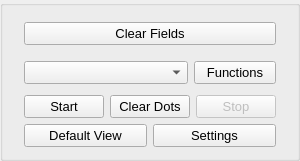
           <widget class="QGroupBox" name="verticalGroupBox_2">
            <layout class="QVBoxLayout" name="appWorkControlsVerticalLayout">
             <item>
              <layout class="QHBoxLayout" name="clearFieldsHorizontalLayout">
               <property name="leftMargin">
                <number>10</number>
               </property>
               <property name="topMargin">
                <number>5</number>
               </property>
               <property name="rightMargin">
                <number>10</number>
               </property>
               <property name="bottomMargin">
                <number>5</number>
               </property>
               <item>
                <widget class="QPushButton" name="clearFieldsButton">
                 <property name="font">
                  <font>
                   <pointsize>10</pointsize>
                  </font>
                 </property>
                 <property name="text">
                  <string>Clear Fields</string>
                 </property>
                </widget>
               </item>
              </layout>
             </item>
             <item>
              <layout class="QHBoxLayout" name="functionManagerHorizontalLayout" stretch="2,1">
               <property name="leftMargin">
                <number>10</number>
               </property>
               <property name="topMargin">
                <number>5</number>
               </property>
               <property name="rightMargin">
                <number>10</number>
               </property>
               <property name="bottomMargin">
                <number>5</number>
               </property>
               <item>
                <widget class="QComboBox" name="selectFunctionComboBox">
                 <property name="font">
                  <font>
                   <pointsize>10</pointsize>
                  </font>
                 </property>
                </widget>
               </item>
               <item>
                <widget class="QPushButton" name="functionManagerButton">
                 <property name="sizePolicy">
                  <sizepolicy hsizetype="Preferred" vsizetype="Fixed">
                   <horstretch>0</horstretch>
                   <verstretch>0</verstretch>
                  </sizepolicy>
                 </property>
                 <property name="font">
                  <font>
                   <pointsize>10</pointsize>
                  </font>
                 </property>
                 <property name="text">
                  <string>Functions</string>
                 </property>
                 <property name="icon">
                  <iconset>
                   <normaloff>../images/open_function_manager.png</normaloff>../images/open_function_manager.png</iconset>
                 </property>
                </widget>
               </item>
              </layout>
             </item>
             <item>
              <layout class="QHBoxLayout" name="startStopHorizontalLayout">
               <property name="leftMargin">
                <number>10</number>
               </property>
               <property name="topMargin">
                <number>0</number>
               </property>
               <property name="rightMargin">
                <number>10</number>
               </property>
               <property name="bottomMargin">
                <number>0</number>
               </property>
               <item>
                <widget class="QPushButton" name="startButton">
                 <property name="sizePolicy">
                  <sizepolicy hsizetype="Minimum" vsizetype="Minimum">
                   <horstretch>0</horstretch>
                   <verstretch>0</verstretch>
                  </sizepolicy>
                 </property>
                 <property name="font">
                  <font>
                   <pointsize>10</pointsize>
                  </font>
                 </property>
                 <property name="text">
                  <string>Start</string>
                 </property>
                </widget>
               </item>
               <item>
                <widget class="QPushButton" name="clearDotsButton">
                 <property name="sizePolicy">
                  <sizepolicy hsizetype="Minimum" vsizetype="Minimum">
                   <horstretch>0</horstretch>
                   <verstretch>0</verstretch>
                  </sizepolicy>
                 </property>
                 <property name="font">
                  <font>
                   <pointsize>10</pointsize>
                  </font>
                 </property>
                 <property name="text">
                  <string>Clear Dots</string>
                 </property>
                </widget>
               </item>
               <item>
                <widget class="QPushButton" name="stopButton">
                 <property name="enabled">
                  <bool>false</bool>
                 </property>
                 <property name="sizePolicy">
                  <sizepolicy hsizetype="Minimum" vsizetype="Minimum">
                   <horstretch>0</horstretch>
                   <verstretch>0</verstretch>
                  </sizepolicy>
                 </property>
                 <property name="font">
                  <font>
                   <pointsize>10</pointsize>
                  </font>
                 </property>
                 <property name="text">
                  <string>Stop</string>
                 </property>
                </widget>
               </item>
              </layout>
             </item>
             <item>
              <layout class="QHBoxLayout" name="settingsHorizontalLayout" stretch="1,1">
               <property name="leftMargin">
                <number>10</number>
               </property>
               <property name="topMargin">
                <number>0</number>
               </property>
               <property name="rightMargin">
                <number>10</number>
               </property>
               <property name="bottomMargin">
                <number>0</number>
               </property>
               <item>
                <widget class="QPushButton" name="returnButton">
                 <property name="font">
                  <font>
                   <pointsize>10</pointsize>
                  </font>
                 </property>
                 <property name="text">
                  <string>Default View</string>
                 </property>
                </widget>
               </item>
               <item>
                <widget class="QPushButton" name="settingsPushButton">
                 <property name="font">
                  <font>
                   <pointsize>10</pointsize>
                  </font>
                 </property>
                 <property name="text">
                  <string>Settings</string>
                 </property>
                 <property name="icon">
                  <iconset>
                   <normaloff>../images/settings.png</normaloff>../images/settings.png</iconset>
                 </property>
                </widget>
               </item>
              </layout>
             </item>
            </layout>
           </widget>
